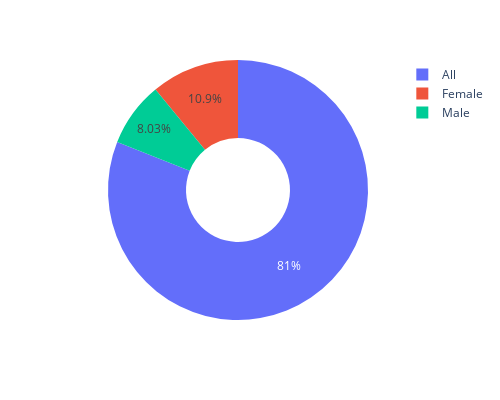

Write notebook code for a chart like this one.
### Code cell
gender = sero_data["Sex"].value_counts().to_frame()
gender["%"] = round(gender["Sex"]/gender["Sex"].sum() * 100, 2 )
fig = px.pie(gender, values = "%", names = gender.index, hole = .4)
#gender
fig.update_layout(height = 400, width = 500)
fig.show()

### Figure 1 — Plotly figure (JSON) as saved in the notebook; plotly's stock layout.template omitted (floating-point values rounded to 4 significant figures)
{"data": [{"domain": {"x": [0, 1], "y": [0, 1]}, "hole": 0.4, "hovertemplate": "index=%{label}<br>%=%{value}<extra></extra>", "labels": ["All", "Female", "Male"], "legendgroup": "", "name": "", "showlegend": true, "type": "pie", "values": [81.02, 10.95, 8.03]}], "layout": {"height": 400, "legend": {"tracegroupgap": 0}, "margin": {"t": 60}, "width": 500}}
